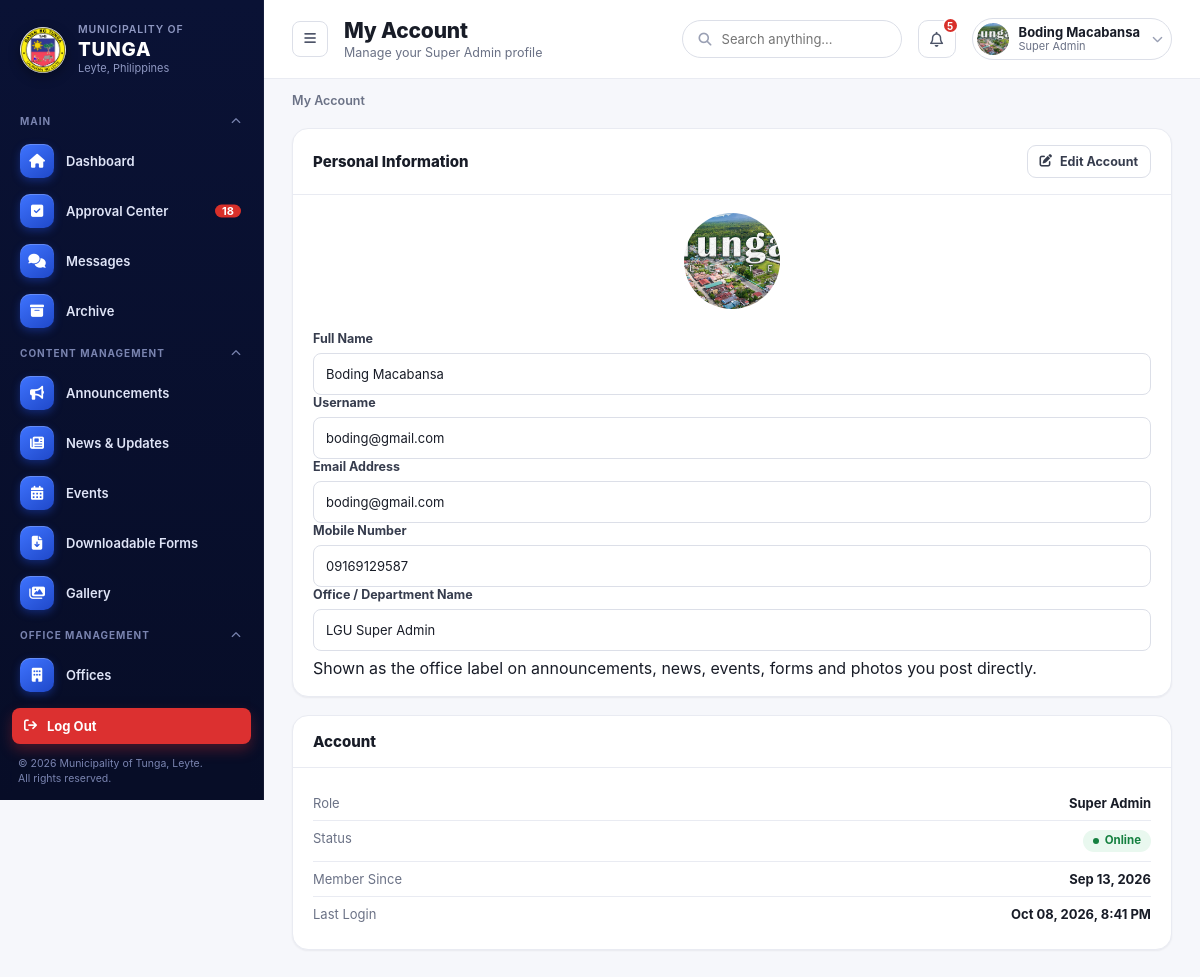
Screenshot of /super-admin/Admin-My-Account/ (signed in) with the database file from the repository.
### admin_dashboard/models.py (models this page shows, shortened)
class SiteContactInfo(models.Model):
    DEFAULT_TAGLINE = "Abtik na serbisyo, masulong na bungto."
    phone = models.CharField(max_length=50, blank=True)
    phone_local = models.CharField(max_length=50, blank=True)
    email = models.EmailField(blank=True)
    email_secondary = models.EmailField(blank=True)
    address = models.CharField(max_length=255, blank=True)
    facebook_name = models.CharField(max_length=150, blank=True)
    facebook_url = models.URLField(blank=True)
    office_hours = models.CharField(max_length=150, blank=True)
    logo = models.ImageField(upload_to="site/", blank=True, null=True)
    hero_banner = models.ImageField(upload_to="site/", blank=True, null=True)
    site_tagline = models.CharField(max_length=120, default=DEFAULT_TAGLINE, blank=True)
    social_facebook = models.URLField(blank=True)
    social_twitter = models.URLField(blank=True)
    social_instagram = models.URLField(blank=True)
    social_youtube = models.URLField(blank=True)
    show_facebook_footer = models.BooleanField(default=True)
    show_twitter_footer = models.BooleanField(default=True)
    show_instagram_footer = models.BooleanField(default=True)
    show_youtube_footer = models.BooleanField(default=True)
    last_updated = models.DateTimeField(auto_now=True)
    class Meta:
        verbose_name = "Site Contact Information"
        verbose_name_plural = "Site Contact Information"
    @classmethod
    def get_solo(cls):
        obj, _ = cls.objects.get_or_create(pk=1, defaults={
            'phone': '(053) 456 789',
            'phone_local': 'Local 100',
            'email': 'tunga@gmail.com',
            'email_secondary': 'info@tunga.gov.ph',
            'address': '2nd Floor, Municipal Hall, Tunga, Leyte',
            'facebook_name': 'Municipality of Tunga - Official',
            'office_hours': 'Monday – Friday, 8:00 AM – 5:00 PM',
        })
        return obj

class SuperAdmin(models.Model):
    user = models.OneToOneField(User, on_delete=models.CASCADE, related_name="super_admin")
    mobile_number = models.CharField(max_length=20, blank=True)
    photo = models.ImageField(upload_to="super_admin_photos/", blank=True, null=True)
    created_at = models.DateTimeField(auto_now_add=True)

### offices/models.py (models this page shows, shortened)
class Office(models.Model):
    name = models.CharField(max_length=100)
    slug = models.SlugField(unique=True, max_length=150)
    logo = models.ImageField(upload_to="office_logos/", blank=True, null=True)
    about = models.TextField(blank=True)
    description = models.TextField(blank=True)
    head_name = models.CharField(max_length=255, blank=True)
    position_title = models.CharField(max_length=255, blank=True)
    office_hours = models.CharField(max_length=255, blank=True)
    location = models.CharField(max_length=255, blank=True)
    email = models.EmailField(blank=True)
    telephone = models.CharField(max_length=100, blank=True)
    service_pledge = models.TextField(blank=True)
    mandate = models.TextField(blank=True)
    vision = models.TextField(blank=True)
    mission = models.TextField(blank=True)
    goal = models.TextField(blank=True)
    objective = models.TextField(blank=True)
    facebook_url = models.URLField(
        blank=True,
        help_text="Link to this office's official Facebook page, shown as an icon on its public page.",
    )
    twitter_url = models.URLField(
        blank=True,
        help_text="Link to this office's official X (Twitter) page, shown as an icon on its public page.",
    )
    instagram_url = models.URLField(
        blank=True,
        help_text="Link to this office's official Instagram page, shown as an icon on its public page.",
    )
    youtube_url = models.URLField(
        blank=True,
        help_text="Link to this office's official YouTube channel, shown as an icon on its public page.",
    )
    hero_image = models.ImageField(
        upload_to="office_hero/",
        blank=True,
        null=True,
        help_text="Banner image shown at the top of this office's public page. Defaults to the standard municipal hall photo when empty.",
    )
    display_order = models.PositiveIntegerField(default=9999)
    is_visible = models.BooleanField(
        default=True,
        help_text="Uncheck to hide this office from the public Offices page."
    )

### admin_dashboard/views.py (the view, shortened to what this page needs)
# urls.py: path('Admin-My-Account/', views.admin_my_account, name='admin_account'),
@super_admin_required
def admin_my_account(request):
    super_admin = SuperAdmin.objects.get(user=request.user)
    lgu_office, _ = Office.objects.get_or_create(
        slug=LGU_SUPER_ADMIN_SLUG,
        defaults={"name": "LGU Super Admin"},
    )
    return render(request, "admin_dashboard/super-admin-my-account.html", {
        "super_admin": super_admin,
        "lgu_office": lgu_office,
    })

### templates/admin_dashboard/super-admin-my-account.html (shortened to what this page needs)
{% extends "super-admin-base.html" %}
{% load static %}
{% block body_page %}admin-my-account{% endblock %}
{% block page_title %}My Account{% endblock %}
{% block page_subtitle %}Manage your Super Admin profile{% endblock %}
{% block breadcrumbs %}<span class="current">My Account</span>{% endblock %}
{% block content %}
<div class="grid-3">
  <section class="panel">
    <div class="panel-header">
      <h2>Personal Information</h2>
      <button class="btn btn-secondary btn-sm" id="edit-account-btn" type="button"><i class="fa-solid fa-pen-to-square"></i> Edit Account</button>
    </div>
    <div class="panel-body" id="account-view-mode">
      <div class="avatar-upload" style="margin-bottom:22px;text-align:center;">
        <img src="{% if super_admin.photo %}{{ super_admin.photo.url }}{% else %}{% static 'images/icon/profile_logo.jpeg' %}{% endif %}" alt="" style="width:96px;height:96px;object-fit:cover;border-radius:50%;display:block;margin:0 auto;">
      </div>
      <div class="form-grid">
        <div class="form-group">
          <label class="form-label">Full Name</label>
          <input class="form-input" type="text" value="{{ request.user.get_full_name }}" disabled>
        </div>
        <div class="form-group">
          <label class="form-label">Username</label>
          <input class="form-input" type="text" value="{{ request.user.username }}" disabled>
        </div>
        <div class="form-group">
          <label class="form-label">Email Address</label>
          <input class="form-input" type="text" value="{{ request.user.email }}" disabled>
        </div>
        <div class="form-group">
          <label class="form-label">Mobile Number</label>
          <input class="form-input" type="text" value="{{ super_admin.mobile_number }}" disabled>
        </div>
        <div class="form-group">
          <label class="form-label">Office / Department Name</label>
          <input class="form-input" type="text" value="{{ lgu_office.name }}" disabled>
          <div class="form-hint">Shown as the office label on announcements, news, events, forms and photos you post directly.</div>
        </div>
      </div>
    </div>
  </section>
  <div class="stack">
    <section class="panel">
      <div class="panel-header"><h2>Account</h2></div>
      <div class="panel-body">
        <div class="info-row"><span class="k">Role</span><span class="v">Super Admin</span></div>
        <div class="info-row"><span class="k">Status</span><span class="v"><span class="badge badge-green">Online</span></span></div>
        <div class="info-row"><span class="k">Member Since</span><span class="v">{{ request.user.date_joined|date:"M d, Y" }}</span></div>
        <div class="info-row" style="border-bottom:none;"><span class="k">Last Login</span><span class="v">{{ request.user.last_login|date:"M d, Y, g:i A"|default:"—" }}</span></div>
      </div>
    </section>
  </div>
</div>
{% endblock %}

### templates/super-admin-base.html (shortened to what this page needs)
{% load static message_tags %}
<!DOCTYPE html>
<html lang="en">
<head>
<link rel="stylesheet" href="{% static 'css/super_admin_style.css' %}">
<link rel="stylesheet" href="https://cdnjs.cloudflare.com/ajax/libs/font-awesome/6.5.1/css/all.min.css">
</head>
<body data-page="{% block body_page %}dashboard{% endblock %}" data-logout-url="{% url 'logout' %}" data-account-url="{% url 'admin_dashboard:admin_account' %}" data-changepass-url="{% url 'admin_dashboard:admin_change_pass' %}">
<div class="app-shell">
  <aside class="sidebar sidebar--sa" id="sidebar">
    <div class="sidebar-brand">
      <img src="{% if site_contact.logo %}{{ site_contact.logo.url }}{% else %}{% static 'images/tunga_leyte_logo.png' %}{% endif %}" alt="Municipality of Tunga" class="sidebar-logo">
      <div class="sidebar-brand-text">
        <div class="muni">Municipality of</div>
        <div class="name">TUNGA</div>
        <div class="place">Leyte, Philippines</div>
      </div>
    </div>
    <ul>
      <li class="nav-section-title">Main</li>
      {% url 'admin_dashboard:admin_dash' as dash_url %}
      <li class="nav-item{% if request.path == dash_url %} active{% endif %}"><a href="{{ dash_url }}" style="display:flex;align-items:center;gap:11px;width:100%;color:inherit;"><span class="glyph"><i class="fa-solid fa-house"></i></span> Dashboard</a></li>
      {% url 'admin_dashboard:approval_center' as approval_url %}
      <li class="nav-item{% if request.path == approval_url %} active{% endif %}"><a href="{{ approval_url }}" style="display:flex;align-items:center;gap:11px;width:100%;color:inherit;"><span class="glyph"><i class="fa-solid fa-square-check"></i></span> Approval Center</a> <span class="badge">18</span></li>
      {% url 'admin_dashboard:ad_messages' as messages_url %}
      {% unread_messages request as msg_unread %}
      <li class="nav-item"><a href="{{ messages_url }}" style="display:flex;align-items:center;gap:11px;width:100%;color:inherit;"><span class="glyph"><i class="fa-solid fa-comments"></i></span> Messages</a></li>
      {% url 'admin_dashboard:ad_archive' as archive_url %}
      <li class="nav-item{% if request.path == archive_url %} active{% endif %}"><a href="{{ archive_url }}" style="display:flex;align-items:center;gap:11px;width:100%;color:inherit;"><span class="glyph"><i class="fa-solid fa-box-archive"></i></span> Archive</a></li>
    </ul>
    <ul>
      <li class="nav-section-title">Content Management</li>
      {% url 'admin_dashboard:ad_announcement' as announce_url %}
      <li class="nav-item{% if request.path == announce_url %} active{% endif %}"><a href="{{ announce_url }}" style="display:flex;align-items:center;gap:11px;width:100%;color:inherit;"><span class="glyph"><i class="fa-solid fa-bullhorn"></i></span> Announcements</a></li>
      {% url 'admin_dashboard:ad_news_update' as news_url %}
      <li class="nav-item{% if request.path == news_url %} active{% endif %}"><a href="{{ news_url }}" style="display:flex;align-items:center;gap:11px;width:100%;color:inherit;"><span class="glyph"><i class="fa-solid fa-newspaper"></i></span> News &amp; Updates</a></li>
      {% url 'admin_dashboard:ad_events' as events_url %}
      <li class="nav-item{% if request.path == events_url %} active{% endif %}"><a href="{{ events_url }}" style="display:flex;align-items:center;gap:11px;width:100%;color:inherit;"><span class="glyph"><i class="fa-solid fa-calendar-days"></i></span> Events</a></li>
      {% url 'admin_dashboard:ad_forms' as forms_url %}
      <li class="nav-item{% if request.path == forms_url %} active{% endif %}"><a href="{{ forms_url }}" style="display:flex;align-items:center;gap:11px;width:100%;color:inherit;"><span class="glyph"><i class="fa-solid fa-file-arrow-down"></i></span> Downloadable Forms</a></li>
      {% url 'admin_dashboard:ad_gallery' as gallery_url %}
      <li class="nav-item{% if request.path == gallery_url %} active{% endif %}"><a href="{{ gallery_url }}" style="display:flex;align-items:center;gap:11px;width:100%;color:inherit;"><span class="glyph"><i class="fa-solid fa-images"></i></span> Gallery</a></li>
    </ul>
    <ul>
      <li class="nav-section-title">Office Management</li>
      {% url 'admin_dashboard:ad_offices' as offices_url %}
      <li class="nav-item{% if request.path == offices_url %} active{% endif %}"><a href="{{ offices_url }}" style="display:flex;align-items:center;gap:11px;width:100%;color:inherit;"><span class="glyph"><i class="fa-solid fa-building"></i></span> Offices</a></li>
      {% url 'admin_dashboard:ad_office_rep' as office_rep_url %}
      <li class="nav-item"><a href="{{ office_rep_url }}" style="display:flex;align-items:center;gap:11px;width:100%;color:inherit;"><span class="glyph"></span> </a></li>
      {% url 'admin_dashboard:ad_services' as services_url %}
      <li class="nav-item{% if request.path == services_url %} active{% endif %}"><a href="{{ services_url }}" style="display:flex;align-items:center;gap:11px;width:100%;color:inherit;"><span class="glyph"><i class="fa-solid fa-list-check"></i></span> Services</a></li>
      {% url 'admin_dashboard:ad_org_chart' as org_chart_url %}
    </ul>
      {% url 'admin_dashboard:ad_users' as users_url %}
      {% url 'admin_dashboard:ad_roles' as roles_url %}
      {% url 'admin_dashboard:ad_homepage' as homepage_url %}
      {% url 'admin_dashboard:ad_about_page' as about_page_url %}
      {% url 'admin_dashboard:ad_map' as map_url %}
      {% url 'admin_dashboard:ad_emergency_contact' as emergency_url %}
      {% url 'admin_dashboard:ad_web_setting' as websettings_url %}
      {% url 'admin_dashboard:admin_account' as admin_account_url %}
      {% url 'admin_dashboard:admin_change_pass' as admin_changepass_url %}
      {% url 'admin_dashboard:ad_analytics' as analytics_url %}
      {% url 'admin_dashboard:ad_activity_log' as activitylog_url %}
      {% url 'admin_dashboard:ad_system_settings' as systemsettings_url %}
    <div class="sidebar-footer">
      <a href="{% url 'logout' %}" class="sidebar-logout" style="color:inherit;text-decoration:none;"><i class="fa-solid fa-arrow-right-from-bracket"></i> Log Out</a>
      <div class="sidebar-copy">&copy; 2026 Municipality of Tunga, Leyte.<br>All rights reserved.</div>
    </div>
  </aside>
  <div class="main">
    <header class="topbar">
      <div class="topbar-left">
        <button class="menu-btn" onclick="document.getElementById('sidebar').classList.toggle('open')"><i class="fa-solid fa-bars"></i></button>
        <div class="page-heading">
          <h1>{% block page_title %}Dashboard{% endblock %}</h1>
          <p>{% block page_subtitle %}Overview of municipal office activity{% endblock %}</p>
        </div>
      </div>
      <div class="topbar-right">
        <label class="field search" id="topbarSearchField" style="display:flex;align-items:center;gap:8px;width:220px;border-radius:999px;padding:9px 16px;color:var(--gray-400);"><i class="fa-solid fa-magnifying-glass"></i><input type="text" placeholder="Search anything..." style="border:0;outline:0;flex:1;font:inherit;background:transparent;color:var(--gray-800);"></label>
        <button class="icon-button"><i class="fa-regular fa-bell"></i><span class="dot">5</span></button>
        <div class="user-chip">
          <img src="{% if request.user.super_admin.photo %}{{ request.user.super_admin.photo.url }}{% else %}{% static 'images/icon/profile_logo.jpeg' %}{% endif %}" alt="">
          <div class="who"><div class="name">{{ request.user.get_full_name|default:request.user.username }}</div><div class="role">Super Admin</div></div>
          <i class="fa-solid fa-chevron-down chev"></i>
        </div>
      </div>
    </header>
    <nav class="breadcrumbs">
      {% block breadcrumbs %}<span class="current">Dashboard</span>{% endblock %}
    </nav>
    <main class="content">
      {% block content %}{% endblock %}
    </main>
  </div>
</div>
</body>
</html>

### rows the page displays
SiteContactInfo: logo (picture)
SuperAdmin: photo (placeholder picture), mobile_number "09169129587"
Office: name "LGU Super Admin"

### other values shown
{{ request.user.get_full_name|default:request.user.username }} "Boding Macabansa"
{{ request.user.date_joined|date:"M d, Y" }} "Sep 13, 2026"
{{ request.user.last_login|date:"M d, Y, g:i A"|default:"—" }} "Oct 08, 2026, 8:41 PM"
